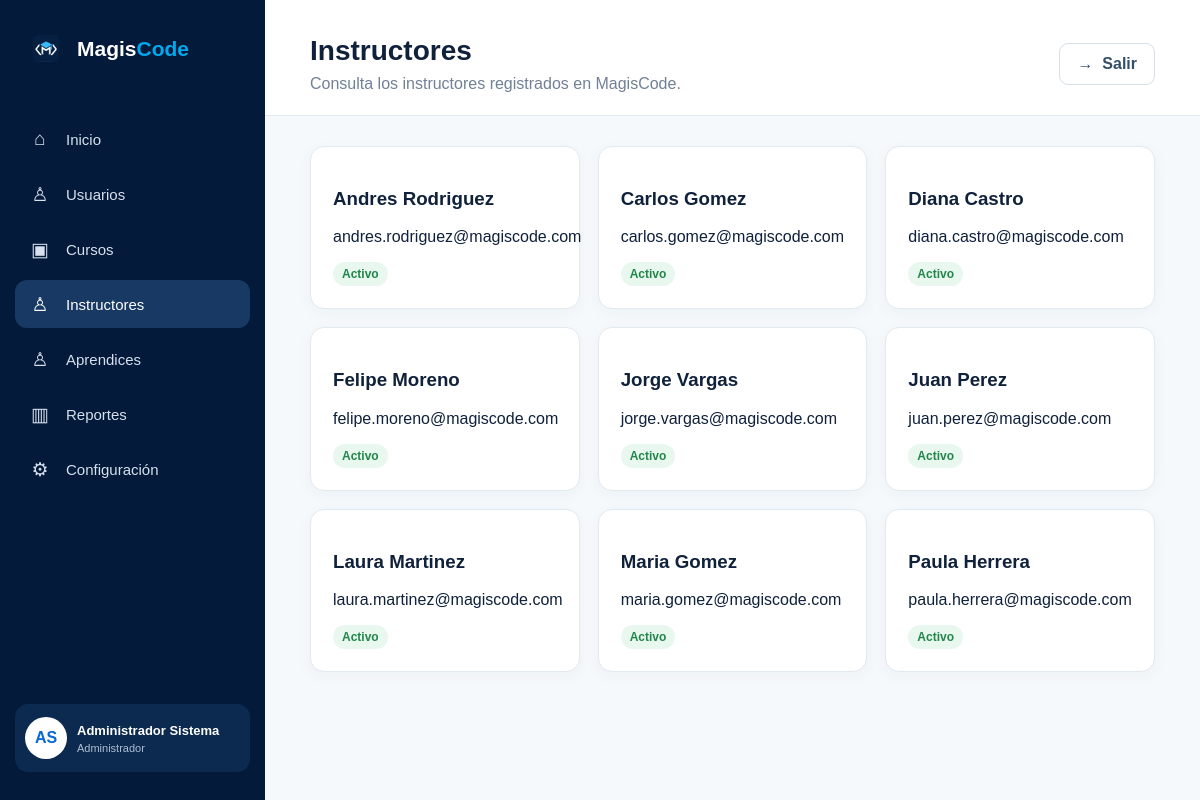
The page /.kilo/worktrees/separate-hour/index.php?route=instructores (signed in) on the database its author committed.
### tables this page shows
CREATE TABLE `usuario` (
  `id_usuario` bigint NOT NULL,
  `nombre` varchar(300) NOT NULL,
  `apellido` varchar(300) NOT NULL,
  `correo` varchar(500) NOT NULL,
  `username` varchar(30) NOT NULL,
  `hash_contrasena` varchar(255) NOT NULL,
  `intentos_fallidos` int DEFAULT '0',
  `fecha_creacion` datetime DEFAULT CURRENT_TIMESTAMP,
  `id_rol_u` int NOT NULL,
  `id_estado_u` int NOT NULL,
  `id_tipo_documento_u` int NOT NULL,
  PRIMARY KEY (`id_usuario`),
  UNIQUE KEY `correo` (`correo`),
  UNIQUE KEY `username` (`username`),
  KEY `id_rol_u` (`id_rol_u`),
  KEY `id_estado_u` (`id_estado_u`),
  KEY `id_tipo_documento_u` (`id_tipo_documento_u`),
  CONSTRAINT `usuario_ibfk_1` FOREIGN KEY (`id_rol_u`) REFERENCES `rol` (`id_rol`),
  CONSTRAINT `usuario_ibfk_2` FOREIGN KEY (`id_estado_u`) REFERENCES `estado_usuario` (`id_estado`),
  CONSTRAINT `usuario_ibfk_3` FOREIGN KEY (`id_tipo_documento_u`) REFERENCES `tipo_documento` (`id_tipo_documento`)
);

### .kilo/worktrees/separate-hour/app/controllers/AdminController.php (called while the page is built, shortened)
<?php
require_once __DIR__ . '/../models/Usuario.php';
class AdminController
{
    public function instructores(): void
    {
        $items = (new Usuario())->instructores();
        require __DIR__ . '/../views/admin/lista.php';
    }
}

### .kilo/worktrees/separate-hour/index.php (called while the page is built, shortened)
<?php
require_once __DIR__ . '/config/database.php';
$route = $_GET['route'] ?? '';
$rutas = [
    'dashboard' => ['DashboardController', 'index'],
    'usuarios' => ['AdminController', 'usuarios'],
    'nuevo-usuario' => ['AdminController', 'nuevoUsuario'],
    'asignar' => ['AdminController', 'asignar'],
    'estado-usuario' => ['AdminController', 'estado'],
    'instructores' => ['AdminController', 'instructores'],
    'aprendices' => ['AdminController', 'aprendices'],
    'cursos' => ['CursoController', 'index'],
    'crear-curso' => ['CursoController', 'crear'],
    'curso' => ['CursoController', 'contenido'],
    'crear-modulo' => ['CursoController', 'modulo'],
    'crear-leccion' => ['CursoController', 'leccion'],
    'crear-recurso' => ['CursoController', 'recurso'],
    'instructor-aprendices' => ['CursoController', 'aprendices'],
    'evaluaciones-instructor' => ['EvaluacionController', 'instructor'],
    'crear-evaluacion' => ['EvaluacionController', 'crear'],
    'crear-pregunta' => ['EvaluacionController', 'crearPregunta'],
    'evaluaciones-aprendiz' => ['EvaluacionController', 'aprendiz'],
    'evaluacion' => ['EvaluacionController', 'ver'],
    'responder-evaluacion' => ['EvaluacionController', 'responder'],
    'progreso' => ['AprendizController', 'progreso'],
    'mis-cursos' => ['AprendizController', 'cursos'],
    'certificados' => ['AprendizController', 'certificados'],
    'reportes' => ['ReportController', 'admin'],
    'reportes-instructor' => ['ReportController', 'instructor'],
    'configuracion' => ['ConfiguracionController', 'index'],
    'cambiar-password' => ['ConfiguracionController', 'password'],
    'actualizar-perfil' => ['ConfiguracionController', 'actualizarPerfil'],
];
[$controlador, $metodo] = $rutas[$route];
(new $controlador())->$metodo();

### .kilo/worktrees/separate-hour/config/database.php (called while the page is built, shortened)
<?php
class Database {
    private static ?PDO $pdo = null;
    public static function getConnection(): PDO {
        if (self::$pdo === null) {
            $dsn = 'mysql:host='.DB_HOST.';dbname='.DB_NAME.';charset=utf8mb4';
            self::$pdo = new PDO($dsn, DB_USER, DB_PASS, [
                PDO::ATTR_ERRMODE => PDO::ERRMODE_EXCEPTION,
                PDO::ATTR_DEFAULT_FETCH_MODE => PDO::FETCH_ASSOC,
                PDO::ATTR_EMULATE_PREPARES => false,
            ]);
        }
        return self::$pdo;
    }
}

### .kilo/worktrees/separate-hour/app/models/Model.php (called while the page is built, shortened)
<?php
require_once __DIR__ . '/../../config/database.php';
abstract class Model {
    public function __construct() { $this->db = Database::getConnection(); }
}

### .kilo/worktrees/separate-hour/app/models/Usuario.php (called while the page is built, shortened)
<?php
require_once __DIR__ . '/Model.php';
class Usuario extends Model
{
    public function instructores(): array
    {
        return $this->db->query(
            "SELECT id_usuario, nombre, apellido, correo, username, fecha_creacion
             FROM usuario
             WHERE id_rol_u = 2 AND id_estado_u = 1
             ORDER BY nombre, apellido"
        )->fetchAll();
    }
}

### .kilo/worktrees/separate-hour/app/views/admin/lista.php (the view, shortened to what this page needs)
<?php
require __DIR__ . '/../partials/header.php';
?>
<div class="grid">
    <?php foreach ($items as $x): ?>
        <div class="card">
            <h3><?= htmlspecialchars($x['nombre'] . ' ' . $x['apellido']) ?></h3>
            <p><?= htmlspecialchars($x['correo'] ?? '') ?></p>
            <span class="badge">Activo</span>
        </div>
    <?php endforeach; ?>
</div>
<?php require __DIR__ . '/../partials/footer.php'; ?>

### .kilo/worktrees/separate-hour/assets/css/app.css (style rules this page uses)
* { box-sizing:border-box }
body { margin:0;font-family:Arial,Helvetica,sans-serif;background:#f5f9fc;color:#10213b }
.grid { display:grid;grid-template-columns:repeat(auto-fit,minmax(240px,1fr));gap:18px }
.card,.panel { background:#fff;border:1px solid #e1e9f1;border-radius:14px;padding:22px;box-shadow:0 4px 16px rgba(15,40,70,.04) }
.badge { display:inline-block;padding:5px 9px;border-radius:999px;font-size:12px;font-weight:700;background:#e9f8ef;color:#21864a }

### rows shown on the page
usuario: nombre+apellido "Andres Rodriguez", correo "andres.rodriguez@magiscode.com"
usuario: nombre+apellido "Carlos Gomez", correo "carlos.gomez@magiscode.com"
usuario: nombre+apellido "Diana Castro", correo "diana.castro@magiscode.com"
usuario: nombre+apellido "Felipe Moreno", correo "felipe.moreno@magiscode.com"
usuario: nombre+apellido "Jorge Vargas", correo "jorge.vargas@magiscode.com"
usuario: nombre+apellido "Juan Perez", correo "juan.perez@magiscode.com"
usuario: nombre+apellido "Laura Martinez", correo "laura.martinez@magiscode.com"
usuario: nombre+apellido "Maria Gomez", correo "maria.gomez@magiscode.com"
usuario: nombre+apellido "Paula Herrera", correo "paula.herrera@magiscode.com"

### other values the page prints
$initials "AS"
$nombre "Administrador Sistema"
$_SESSION['rol'] "Administrador"
$pageTitle "Instructores"
$pageSubtitle "Consulta los instructores registrados en MagisCode."
